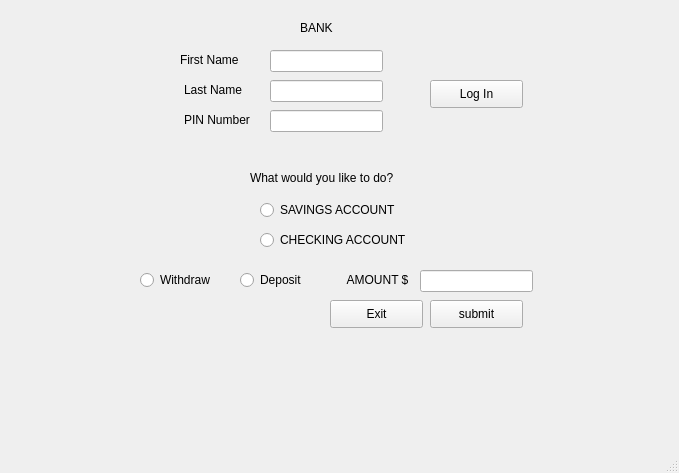
<?xml version="1.0" encoding="UTF-8"?>
<ui version="4.0">
 <class>bank_account</class>
 <widget class="QMainWindow" name="bank_account">
  <property name="enabled">
   <bool>true</bool>
  </property>
  <property name="geometry">
   <rect>
    <x>0</x>
    <y>0</y>
    <width>679</width>
    <height>473</height>
   </rect>
  </property>
  <property name="maximumSize">
   <size>
    <width>1000</width>
    <height>1000</height>
   </size>
  </property>
  <property name="windowTitle">
   <string notr="true">Bank Account</string>
  </property>
  <widget class="QWidget" name="centralwidget">
   <property name="maximumSize">
    <size>
     <width>1000</width>
     <height>1000</height>
    </size>
   </property>
   <widget class="QLabel" name="bank_label">
    <property name="geometry">
     <rect>
      <x>300</x>
      <y>20</y>
      <width>55</width>
      <height>16</height>
     </rect>
    </property>
    <property name="text">
     <string>BANK</string>
    </property>
   </widget>
   <widget class="QLabel" name="first_name_label">
    <property name="geometry">
     <rect>
      <x>180</x>
      <y>50</y>
      <width>81</width>
      <height>20</height>
     </rect>
    </property>
    <property name="text">
     <string>First Name</string>
    </property>
   </widget>
   <widget class="QLabel" name="last_name_label">
    <property name="geometry">
     <rect>
      <x>184</x>
      <y>80</y>
      <width>71</width>
      <height>20</height>
     </rect>
    </property>
    <property name="text">
     <string>Last Name</string>
    </property>
   </widget>
   <widget class="QLabel" name="label_4">
    <property name="geometry">
     <rect>
      <x>184</x>
      <y>110</y>
      <width>71</width>
      <height>20</height>
     </rect>
    </property>
    <property name="text">
     <string>PIN Number</string>
    </property>
   </widget>
   <widget class="QPushButton" name="login_button">
    <property name="geometry">
     <rect>
      <x>430</x>
      <y>80</y>
      <width>93</width>
      <height>28</height>
     </rect>
    </property>
    <property name="text">
     <string>Log In</string>
    </property>
   </widget>
   <widget class="QLabel" name="label_5">
    <property name="geometry">
     <rect>
      <x>250</x>
      <y>170</y>
      <width>161</width>
      <height>16</height>
     </rect>
    </property>
    <property name="text">
     <string>What would you like to do?</string>
    </property>
   </widget>
   <widget class="QRadioButton" name="withdraw_button">
    <property name="geometry">
     <rect>
      <x>140</x>
      <y>270</y>
      <width>95</width>
      <height>20</height>
     </rect>
    </property>
    <property name="text">
     <string>Withdraw</string>
    </property>
   </widget>
   <widget class="QRadioButton" name="saving_acc_button">
    <property name="geometry">
     <rect>
      <x>260</x>
      <y>200</y>
      <width>151</width>
      <height>20</height>
     </rect>
    </property>
    <property name="text">
     <string>SAVINGS ACCOUNT</string>
    </property>
   </widget>
   <widget class="QRadioButton" name="checking_acc_button">
    <property name="geometry">
     <rect>
      <x>260</x>
      <y>230</y>
      <width>151</width>
      <height>20</height>
     </rect>
    </property>
    <property name="text">
     <string>CHECKING ACCOUNT</string>
    </property>
   </widget>
   <widget class="QLineEdit" name="name_input">
    <property name="geometry">
     <rect>
      <x>270</x>
      <y>50</y>
      <width>113</width>
      <height>22</height>
     </rect>
    </property>
   </widget>
   <widget class="QLineEdit" name="last_label">
    <property name="geometry">
     <rect>
      <x>270</x>
      <y>80</y>
      <width>113</width>
      <height>22</height>
     </rect>
    </property>
   </widget>
   <widget class="QLineEdit" name="pin_input">
    <property name="geometry">
     <rect>
      <x>270</x>
      <y>110</y>
      <width>113</width>
      <height>22</height>
     </rect>
    </property>
   </widget>
   <widget class="QRadioButton" name="deposit_button">
    <property name="geometry">
     <rect>
      <x>240</x>
      <y>270</y>
      <width>95</width>
      <height>20</height>
     </rect>
    </property>
    <property name="text">
     <string>Deposit</string>
    </property>
   </widget>
   <widget class="QLineEdit" name="amount_input">
    <property name="geometry">
     <rect>
      <x>420</x>
      <y>270</y>
      <width>113</width>
      <height>22</height>
     </rect>
    </property>
   </widget>
   <widget class="QLabel" name="amount_label">
    <property name="geometry">
     <rect>
      <x>344</x>
      <y>270</y>
      <width>71</width>
      <height>20</height>
     </rect>
    </property>
    <property name="text">
     <string> AMOUNT $</string>
    </property>
   </widget>
   <widget class="QPushButton" name="submit_button">
    <property name="geometry">
     <rect>
      <x>430</x>
      <y>300</y>
      <width>93</width>
      <height>28</height>
     </rect>
    </property>
    <property name="text">
     <string>submit</string>
    </property>
   </widget>
   <widget class="QPushButton" name="pushButton">
    <property name="geometry">
     <rect>
      <x>330</x>
      <y>300</y>
      <width>93</width>
      <height>28</height>
     </rect>
    </property>
    <property name="text">
     <string>Exit</string>
    </property>
   </widget>
  </widget>
  <widget class="QMenuBar" name="menubar">
   <property name="geometry">
    <rect>
     <x>0</x>
     <y>0</y>
     <width>679</width>
     <height>26</height>
    </rect>
   </property>
  </widget>
  <widget class="QStatusBar" name="statusbar"/>
 </widget>
 <resources/>
 <connections/>
</ui>
